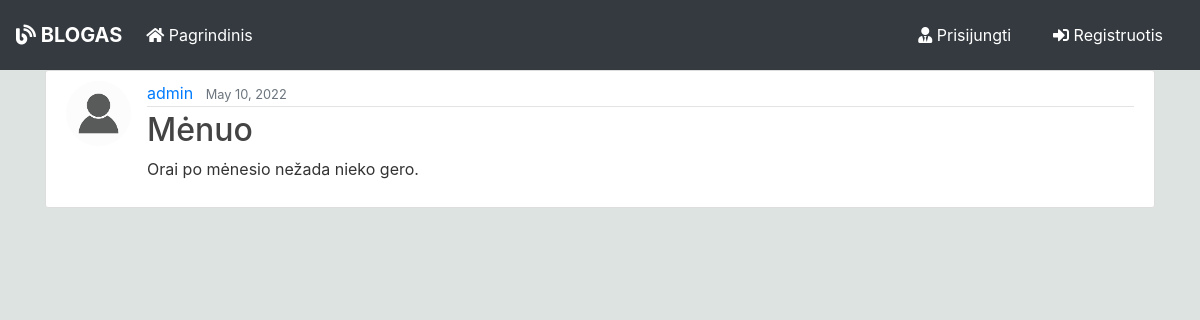
/post/5/, run on an earlier commit of the app's database.
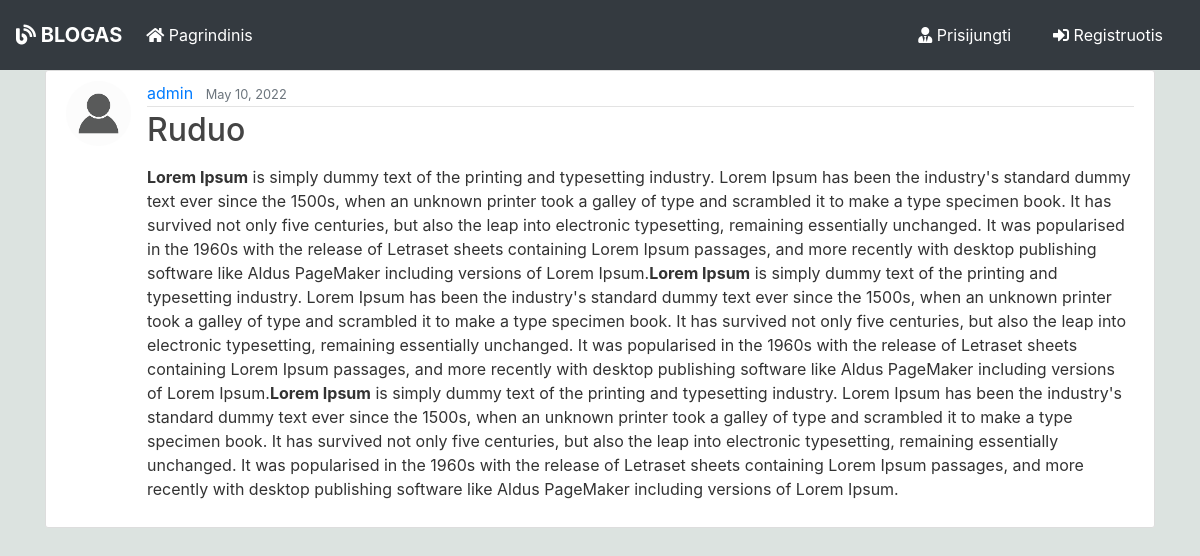
And on a later commit of the database.
### blog/models.py (models this page shows, shortened)
class Post(models.Model):
    title = models.CharField(max_length=100)
    content = HTMLField('Content', null=True)
    date_posted = models.DateTimeField(default=timezone.now)
    author = models.ForeignKey(User, on_delete=models.CASCADE)

### users/models.py (models this page shows, shortened)
class Profile(models.Model):
    user = models.OneToOneField(User, on_delete=models.CASCADE)
    image = models.ImageField(default='default.jpg', upload_to='profile_pics')

### blog/views.py (the view)
# urls.py: path('post/<int:pk>/', PostDetailView.as_view(), name='post-detail'),
class PostDetailView(DetailView):
    model = Post

### blog/templates/blog/post_detail.html (shortened to what this page needs)
{% extends "blog/base.html" %}
{% block content %}
  <article class="media content-section">
    <img class="rounded-circle article-img" src="{{ object.author.profile.image.url }}">
    <div class="media-body">
      <div class="article-metadata">
        <a class="mr-2" href="{% url 'user-posts' object.author.username %}">{{ object.author }}</a>
        <small class="text-muted">{{ object.date_posted|date:"F d, Y" }}</small>
      </div>
      <h2 class="article-title">{{ object.title }}</h2>
      <p class="article-content">{{ object.content  | safe  }}</p>
    </div>
  </article>
{% endblock content %}

What changed in the data, as far as the page shows it:
changed Post "admin": title "Mėnuo" → "Ruduo"; content "Orai po mėnesio nežada nieko gero." → "Lorem Ipsum is simply dummy text of the printing and typesetting industry. Lorem Ipsum has been the industry's standard dummy text ever since the 1500s, when an unknown printer took a galley of type and scrambled it to make a type specimen book. It has survived not only five centuries, but also the leap into electronic typesetting, remaining essentially unchanged. It was popularised in the 1960s with the release of Letraset sheets containing Lorem Ipsum passages, and more recently with desktop publishing software like Aldus PageMaker including versions of Lorem Ipsum. Lorem Ipsum is simply dummy text of the printing and typesetting industry. Lorem Ipsum has been the industry's standard…"
